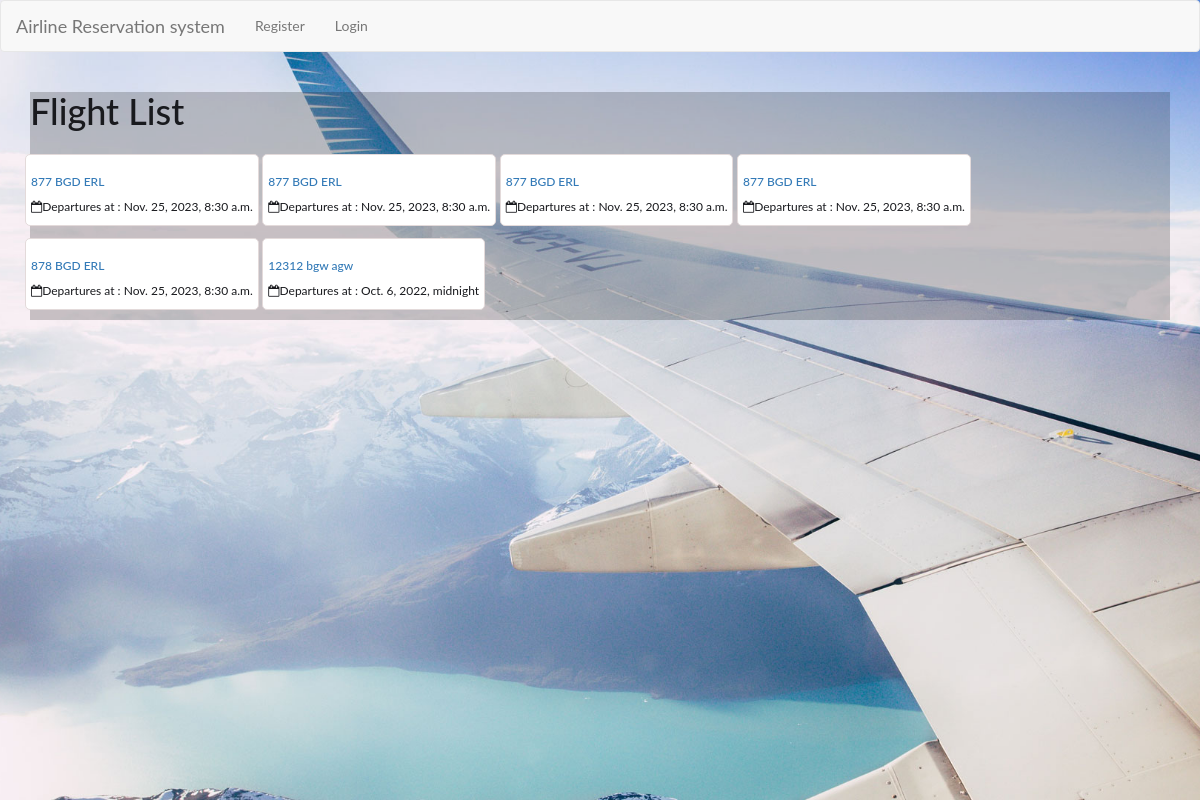
The app's page /flight_list/, older data.
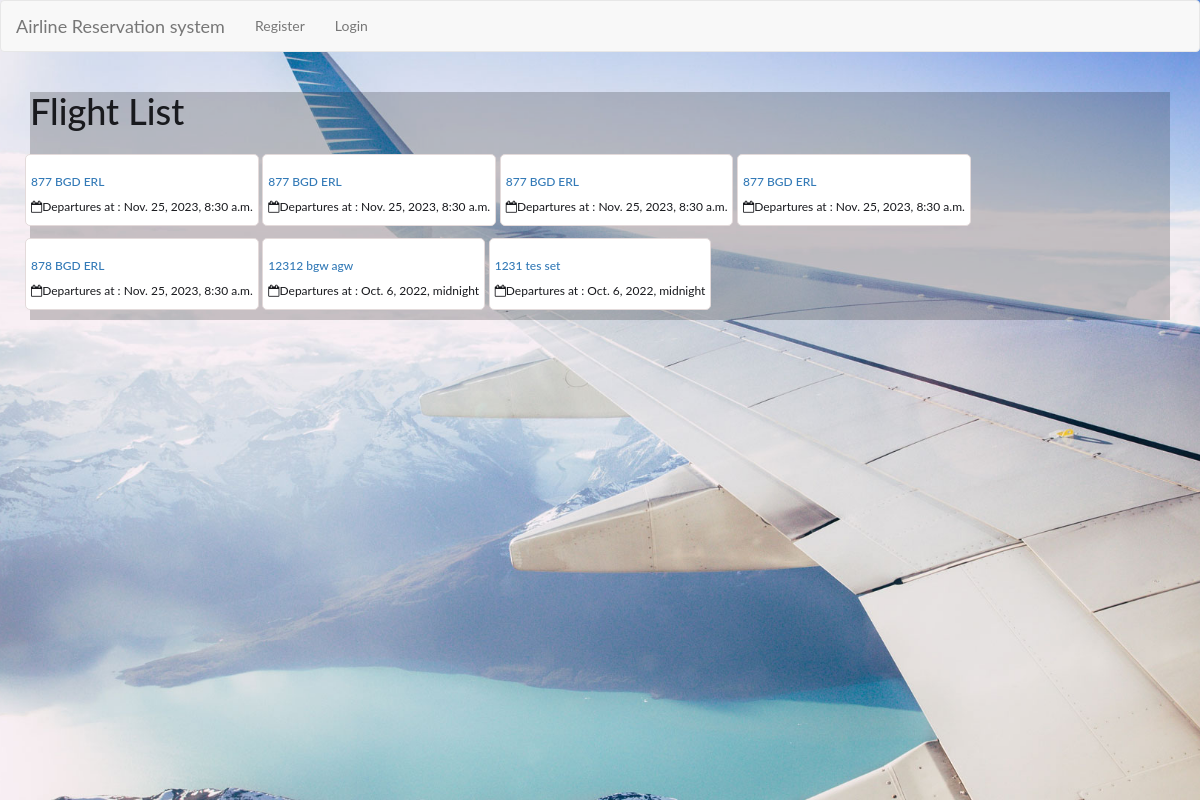
The same page, newer data.
### flights/models.py (models this page shows, shortened)
class Flight(models.Model):
    flight_number = models.CharField(max_length=10)
    departure_airport = models.CharField(max_length=3)
    arrival_airport = models.CharField(max_length=3)
    available_seats = models.PositiveIntegerField(default=125)
    max_seats = models.PositiveIntegerField(default=125)
    ticket_price = models.DecimalField(max_digits=10, decimal_places=2)
    departure_time = models.DateTimeField()
    arrival_time = models.DateTimeField()

### flights/views.py (the view)
# urls.py: path('flight_list/', views.flight_list, name='flight_list'),
def flight_list(request):
    flights = Flight.objects.all()
    context={
      'flights':flights
    }
    return render(request, 'flight_list.html', context)

### flights/templates/flight_list.html (shortened to what this page needs)
<!DOCTYPE html>
<head>
                 <link rel="stylesheet" href="https://cdnjs.cloudflare.com/ajax/libs/jquery/3.2.1/jquery.min.js">
    <link rel="stylesheet" href="https://cdnjs.cloudflare.com/ajax/libs/font-awesome/4.7.0/css/font-awesome.min.css">
    {% load static %}
    <link type="text/css" rel="stylesheet" href="{% static 'style.css' %}" />
</head>
<body>
<div id="booking" class="section">
    {% include "Header.html" %}
    <div class="container align-items-center justify-content-center">
        <div class="card">
        <div class="card-body  align-items-center justify-content-center" style="background-color: rgba(0, 0, 0, 0.2);">
                    <h1>Flight List</h1>
        <div class="row">
            <div class="col-md-12">
                <div class="mt-3">
                    <ul class="list list-inline">
                                {% for flight in flights %}
                                                        <li class="d-flex justify-content-between">
                            <div class="d-flex flex-row align-items-center">
                                <div class="ml-2">
                                    <a href="{% url 'flight_detail' flight.id %}">
                                        <h6 class="mb-0">{{flight.flight_number}} {{flight.departure_airport}} {{flight.arrival_airport}}</h6>
                                    </a>
                                    <div class="d-flex flex-row mt-1 text-black-50 date-time">
                                        <div><i class="fa fa-calendar-o"></i><span class="ml-2">Departures at : {{flight.departure_time}}</span></div>
                                    </div>
                                </div>
                            </div>
                        </li>
                                {% endfor %}
                    </ul>
                </div>
            </div>
        </div>
        </div>
    </div>
    </div>
</body>
</html>

Row changes from the older to the newer data that the page shows:
added Flight: flight_number "1231", departure_airport "tes", arrival_airport "set", departure_time "Oct. 6, 2022, midnight"
